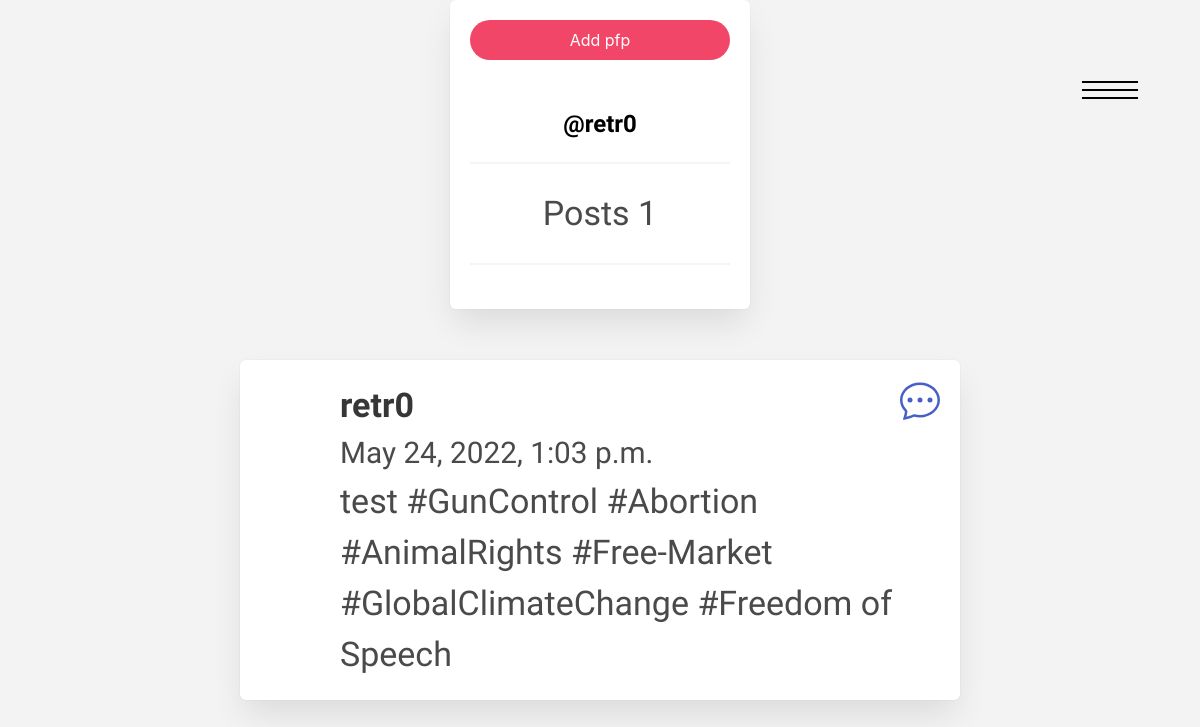
The app's page /profile (signed in) with its own data.
### main/models.py (models this page shows, shortened)
class post(models.Model):
    user = models.CharField(max_length=100, blank=True)
    Content = models.CharField(max_length=100)
    date = models.DateTimeField(auto_now_add=True, blank=True)
    class Meta:
        ordering = ['-id']

### main/views.py (the view)
# urls.py: path('profile', views.profile, name='profile'),
@login_required(login_url='/login')
def profile(request):
    get_post = post.objects.filter(user=str(request.user))
    all_ver = ver.objects.all()
    pic = profilePic.objects.filter(user=str(request.user))
    return render(request, 'profile.html', {'get_post':get_post,'User':str(request.user), 'pic':pic,'all_ver':all_ver})

### main/templates/profile.html (shortened to what this page needs)
{%extends "base.html"%}
{%block content%}
<div class="box" style="width:25%; margin: auto; height: fit-content;">
    {%if pic|length == 0%}
    <a href="/pfp"><button class="button is-danger is-rounded" style="width: 100%;">Add pfp</button></a>
    <br><br>
    {%endif%}
<h1 class="title is-4" style="text-align: center; color: #000000;">@{{user}}
<hr>
<h1 style="text-align: center;">Posts {{get_post|length}}</h1>
<hr>
</div>
<br>
    {%for i in get_post%}
  <div class="box" style="width: 60%; margin: auto;">
      <article class="media">
        <div class="media-left">
          <figure class="image is-64x64">
          </figure>
        </div>
        <div class="media-content">
            <p>
              <strong>{{i.user}}
              </strong> <br><small>{{i.date}}</small>
              <br>
              {{i.Content}}
            </p>
          </div>
          <br>
          <nav class="level is-mobile">
            <div class="level-left">
              <a class="level-item" href="{%url 'get_post' i.pk%}">
              </a>
            </div>
          </nav>
      </article>
    </div>
  <br>
  {%endfor%}
{%endblock%}

### static/css/base.css (style rules this page uses)
body { background-color: #f3f3f3; font-size: 34; }
svg { width: 40; height: 40; }

### static/css/menu.css (style rules this page uses)
* { margin: 0; padding: 0; box-sizing: border-box; font-family: 'Lato', sans-serif; font-family: 'Oswald', sans-serif; }

### records on screen
post: user "retr0", date "May 24, 2022, 1:03 p.m.", Content "test #GunControl #Abortion #AnimalRights #Free-Market #GlobalClimateChange #Freedom of Speech"

### other values on screen
{{ user }} "retr0"
{{ get_post|length }} "1"
